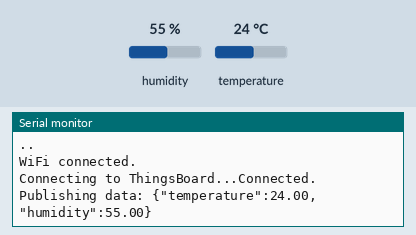
This sketch was run on a simulated ESP32. Parts: the last lines printed to the serial monitor. The test bench sets the inputs (shaded band); at power-on: humidity 55 %, temperature 24 °C. WiFi joins after 1.5 s; servers stay silent unless stated; no MQTT or app messages arrive unless stated.

Above: at 3.2 s.
3.3 s: humidity set to 22 %
10.8 s: temperature set to 12 °C
At 12.9 s:
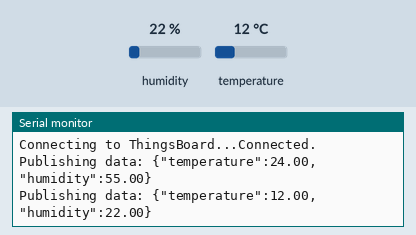
18.3 s: humidity set to 40 %
At 22.6 s:
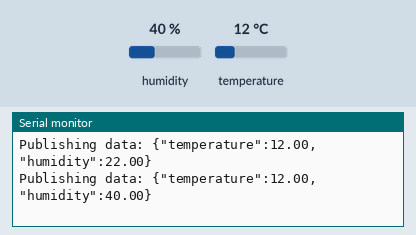

The sketch:

ThingsBoard-Temperature.ino
```cpp
#include <WiFi.h>
#include <PubSubClient.h>
#include "DHT.h"

// Wi-Fi Credentials
const char* ssid = "Yunus Living";
const char* password = "Nus707070";

// ThingsBoard MQTT settings
const char* mqttServer = "thingsboard.cloud"; // Or your ThingsBoard server
const int mqttPort = 1883;
const char* accessToken = "yb3ifs0VY04Fs2T5xQhY"; // Paste your device's token here

// DHT settings
#define DHTPIN 4     // GPIO connected to DHT11 data pin
#define DHTTYPE DHT11
DHT dht(DHTPIN, DHTTYPE);

// Initialize MQTT Client
WiFiClient wifiClient;
PubSubClient client(wifiClient);

// Function to connect to Wi-Fi
void setup_wifi() {
  delay(10);
  Serial.println();
  Serial.print("Connecting to ");
  Serial.println(ssid);
  WiFi.begin(ssid, password);

  while (WiFi.status() != WL_CONNECTED) {
    delay(1000);
    Serial.print(".");
  }
  Serial.println();
  Serial.println("WiFi connected.");
}

// Function to connect to ThingsBoard MQTT server
void reconnect() {
  while (!client.connected()) {
    Serial.print("Connecting to ThingsBoard...");
    if (client.connect("ESP32", accessToken, "")) {
      Serial.println("Connected.");
    } else {
      Serial.print("Failed, rc=");
      Serial.print(client.state());
      Serial.println(" try again in 5 seconds.");
      delay(5000);
    }
  }
}

void setup() {
  Serial.begin(115200);
  dht.begin();
  setup_wifi();
  client.setServer(mqttServer, mqttPort);
}

void loop() {
  if (!client.connected()) {
    reconnect();
  }
  client.loop();

  // Read temperature and humidity from DHT11
  float humidity = dht.readHumidity();
  float temperature = dht.readTemperature();

  // Check if readings are valid
  if (isnan(humidity) || isnan(temperature)) {
    Serial.println("Failed to read from DHT sensor!");
    return;
  }

  // Create JSON payload
  String payload = "{";
  payload += "\"temperature\":"; payload += temperature; payload += ",";
  payload += "\"humidity\":"; payload += humidity;
  payload += "}";

  // Publish data to ThingsBoard
  Serial.print("Publishing data: ");
  Serial.println(payload);
  client.publish("v1/devices/me/telemetry", payload.c_str());

  // Wait 10 seconds before sending the next data
  delay(10000);
}
```

Measured:
- after the input at 10.8 s, the serial monitor: prints a new line after 1.3 s (image 1)
- after the input at 18.3 s, the serial monitor: prints a new line after 3.8 s (image 2)
